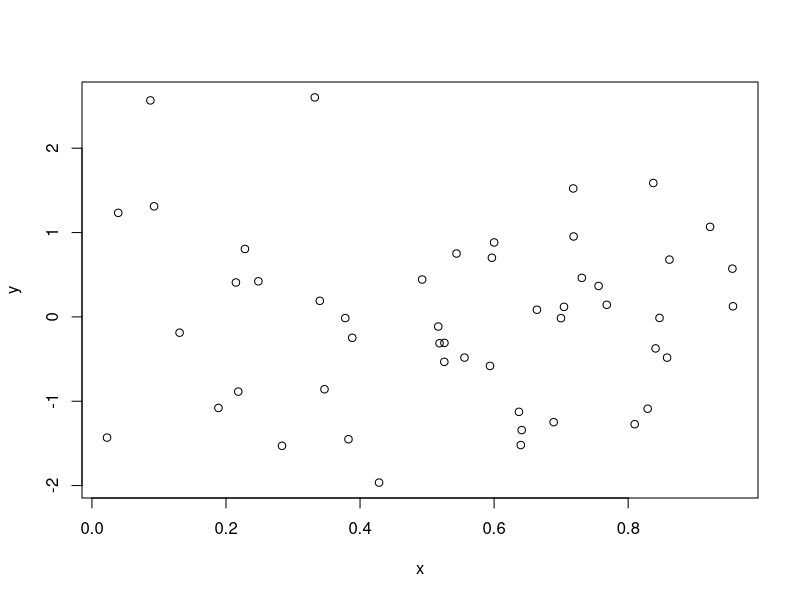

Source code (R):
### Vectors, data, matrices, subsetting
x=c(2,7,5)
x

y=seq(from=4,length=3,by=3)
?seq
y
x+y
x*y
x[2]
x[2:3]
x[-2]
z = matrix(seq(1,12),4,3)
z
z[3:4,2:3]
z[,2:3]
z[,1]
z[,1, drop = FALSE]

ls()
x = runif(50)
y = rnorm(50)
plot(x,y)
